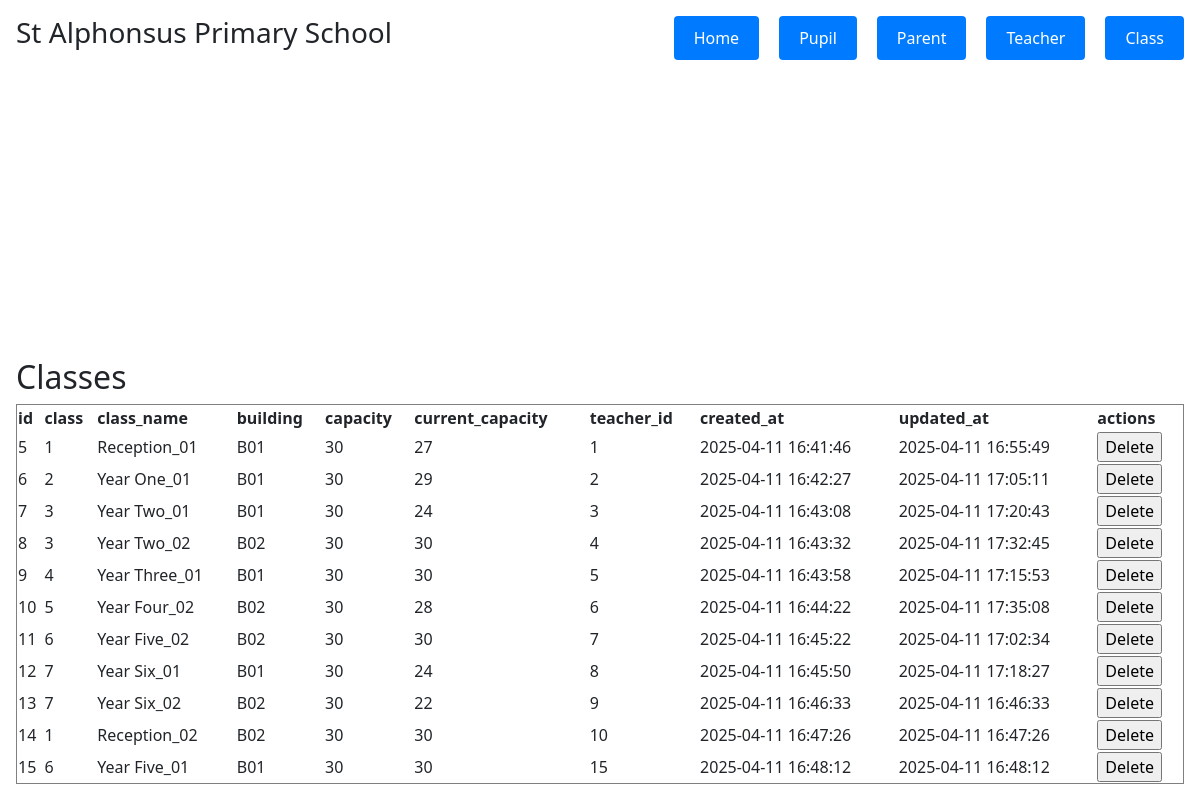
The page /classes_view.php on the database its author committed.
### tables this page shows
CREATE TABLE IF NOT EXISTS classes (
    id INT AUTO_INCREMENT PRIMARY KEY,
    class VARCHAR(15) NOT NULL,  
    class_name VARCHAR(30) NOT NULL UNIQUE,
    building VARCHAR(50) NOT NULL,
    capacity INT NOT NULL,
    current_capacity INT NOT NULL CHECK (current_capacity <= capacity),
    teacher_id INT,
    created_at DATETIME DEFAULT CURRENT_TIMESTAMP,  
    updated_at DATETIME DEFAULT CURRENT_TIMESTAMP ON UPDATE CURRENT_TIMESTAMP,
    FOREIGN KEY (teacher_id) REFERENCES teachers(id)
);

### public/classes_view.php (the view, shortened to what this page needs)
<?php
try {
    $pdo = OpenCon();
} catch (PDOException $e) {
    alert("Connection failed: " . $e->getMessage());
    exit();
}
?>
<!DOCTYPE html>
<html lang="en">
<head>
    <link rel="stylesheet" href="https://cdn.jsdelivr.net/npm/@docsearch/css@3">
    <link href="../assets/dist/css/bootstrap.min.css" rel="stylesheet">
    <link href="../css/style.css" rel="stylesheet">
</head>
 <div class="cover-container d-flex w-100 h-100 p-3 mx-auto flex-column">
  <header class="mb-auto">
      <h3 class="float-md-start mb-0">St Alphonsus Primary School</h3>
      <nav class="nav nav-masthead justify-content-center float-md-end">
    <div class="dropdown">
        <button>Home</button>
    </div>
    <div class="dropdown">
        <button>Pupil</button>
    </div>
    <div class="dropdown">
        <button>Parent</button>
    </div>
    <div class="dropdown">
        <button>Teacher</button>
    </div>
    <div class="dropdown">
        <button>Class</button>
    </div>
  </header>
<body>
    <h2>Classes</h2>
    <table border="1">
    <tr>
        <th>id</th>
        <th>class</th>
        <th>class_name</th>
        <th>building</th>
        <th>capacity</th>
        <th>current_capacity</th>
        <th>teacher_id</th>
        <th>created_at</th>
        <th>updated_at</th>
        <th>actions</th>
    </tr>
    <?php
    $sql = "SELECT * FROM classes ORDER BY id";
    $stmt = $pdo->query($sql);
    while ($row = $stmt->fetch(PDO::FETCH_ASSOC)) {
        echo "<tr>
                <td>" . htmlspecialchars($row['id']) . "</td>
                <td>" . htmlspecialchars($row['class']) . "</td>
                <td>" . htmlspecialchars($row['class_name']) . "</td>
                <td>" . htmlspecialchars($row['building']) . "</td>
                <td>" . htmlspecialchars($row['capacity']) . "</td>
                <td>" . htmlspecialchars($row['current_capacity']) . "</td>
                <td>" . htmlspecialchars($row['teacher_id']) . "</td>
                <td>" . htmlspecialchars($row['created_at']) . "</td>
                <td>" . htmlspecialchars($row['updated_at']) . "</td>
                <td>
                    <form method='POST'>
                        <input type='hidden' name='classid' value='" . htmlspecialchars($row['id']) . "' />
                        <input type='submit' onclick='return confirm(\"This class will be permanently deleted and cannot be recovered. Are you sure?\")' value='Delete' />
                    </form>
                </td>
              </tr>";
    }
    ?>
    </table>
</body>
</html>

### public/css/style.css (style rules this page uses)
html, body { height: 100%; }
body { padding-bottom: 20px; }
.cover-container { max-width: 1200px; margin: 0 auto; padding: 0 20px; display: flex; flex-direction: column; justify-content: space-between; min-height: 100vh; }
.nav { display: flex; justify-content: center; gap: 20px; margin-bottom: 0; }
.dropdown button { background-color: #007bff; color: white; padding: 10px 20px; border: none; border-radius: 4px; cursor: pointer; font-size: 16px; }

### rows shown on the page
classes: id "5", class "1", class_name "Reception_01", building "B01", capacity "30", current_capacity "27", teacher "1", created_at "2025-04-11 16:41:46", updated_at "2025-04-11 16:55:49"
classes: id "6", class "2", class_name "Year One_01", building "B01", capacity "30", current_capacity "29", teacher "2", created_at "2025-04-11 16:42:27", updated_at "2025-04-11 17:05:11"
classes: id "7", class "3", class_name "Year Two_01", building "B01", capacity "30", current_capacity "24", teacher "3", created_at "2025-04-11 16:43:08", updated_at "2025-04-11 17:20:43"
classes: id "8", class "3", class_name "Year Two_02", building "B02", capacity "30", current_capacity "30", teacher "4", created_at "2025-04-11 16:43:32", updated_at "2025-04-11 17:32:45"
classes: id "9", class "4", class_name "Year Three_01", building "B01", capacity "30", current_capacity "30", teacher "5", created_at "2025-04-11 16:43:58", updated_at "2025-04-11 17:15:53"
classes: id "10", class "5", class_name "Year Four_02", building "B02", capacity "30", current_capacity "28", teacher "6", created_at "2025-04-11 16:44:22", updated_at "2025-04-11 17:35:08"
classes: id "11", class "6", class_name "Year Five_02", building "B02", capacity "30", current_capacity "30", teacher "7", created_at "2025-04-11 16:45:22", updated_at "2025-04-11 17:02:34"
classes: id "12", class "7", class_name "Year Six_01", building "B01", capacity "30", current_capacity "24", teacher "8", created_at "2025-04-11 16:45:50", updated_at "2025-04-11 17:18:27"
classes: id "13", class "7", class_name "Year Six_02", building "B02", capacity "30", current_capacity "22", teacher "9", created_at "2025-04-11 16:46:33", updated_at "2025-04-11 16:46:33"
classes: id "14", class "1", class_name "Reception_02", building "B02", capacity "30", current_capacity "30", teacher "10", created_at "2025-04-11 16:47:26", updated_at "2025-04-11 16:47:26"
classes: id "15", class "6", class_name "Year Five_01", building "B01", capacity "30", current_capacity "30", teacher "15", created_at "2025-04-11 16:48:12", updated_at "2025-04-11 16:48:12"
